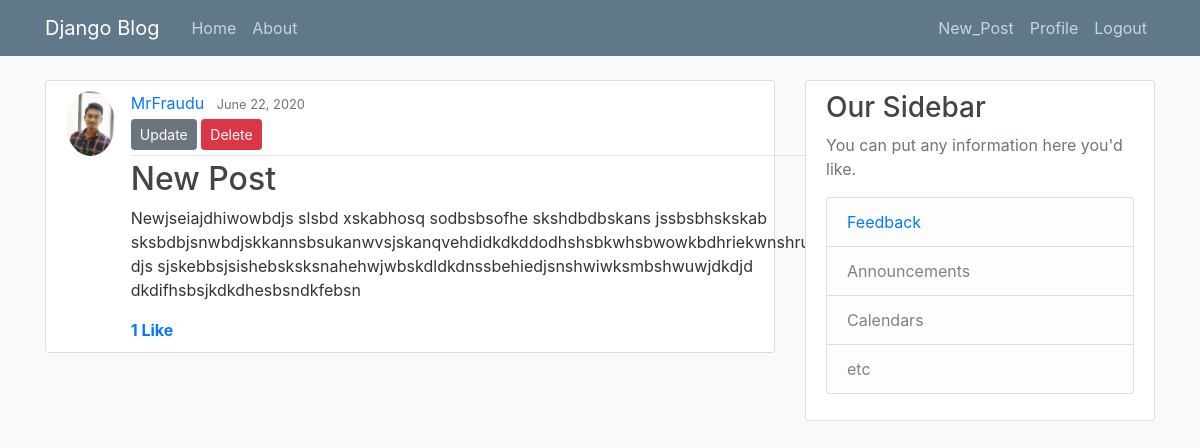
The page /post/44/ (signed in) on the database its author committed.
### blog/models.py (models this page shows, shortened)
class Post(models.Model):
	title = models.CharField(max_length=100)
	content = models.TextField(validators=[MinLengthValidator(200)])
	liked = models.ManyToManyField(User, default=None, blank=True, related_name = 'liked')
	date_posted = models.DateTimeField(default=timezone.now)
	author = models.ForeignKey(User, on_delete=models.CASCADE, related_name = 'author')

### users/models.py (models this page shows, shortened)
class Profile(models.Model):
    user = models.OneToOneField(User, on_delete=models.CASCADE)
    followed = models.ManyToManyField(User, default=None, blank=True, related_name = 'followed')
    bio = models.TextField(default='')
    image = models.ImageField(default='default.jpg', upload_to='profile_pics')

### blog/views.py (the view)
# urls.py: path('post/<int:pk>/', PostDetailView.as_view(), name='post-detail'),
class PostDetailView(LoginRequiredMixin, DetailView):
	model = Post

### blog/templates/blog/post_detail.html (shortened to what this page needs)
{% extends "blog/base.html" %}
{% block content %}
  <article class="media content-section">
    <img class="rounded-circle article-img" src="{{ object.author.profile.image.url }}">
    <div class="media-body">
      <div class="article-metadata">
        <a class="mr-2" href="{% url 'user-posts' object.author.username %}">{{ object.author }}</a>
        <small class="text-muted">{{ object.date_posted|date:"F d, Y" }}</small>
        {% if object.author == user %}
          <div>
            <a class="btn btn-secondary btn-sm mt-1 mb-1" href="{% url 'post-update' object.id %}">Update</a>
            <a class="btn btn-danger btn-sm mt-1 mb-1" href="{% url 'post-delete' object.id %}">Delete</a>
          </div>
        {% endif %}
      </div>
      <h2 class="article-title">{{ object.title }}</h2>
      <p class="article-content">{{ object.content }}</p>
      {% if post.liked.all.count == 0  %}
        <strong> <a href="#">
        {{ post.liked.all.count }} Like
        </a></strong>
      {% elif post.liked.all.count == 1 %}
        <strong> <a href="{% url 'post-detail-likes' post.id%}">
        {{ post.liked.all.count }} Like
        </a></strong>
      {% else %}
        <strong> <a href="{% url 'post-detail-likes' post.id%}">
        {{ post.liked.all.count }} Likes
        </a></strong>
      {% endif %}
    </div>
  </article>
{% endblock content %}

### blog/static/blog/main.css (style rules this page uses)
body { background: #fafafa; color: #333333; margin-top: 5rem; }
h1, h2, h3, h4, h5, h6 { color: #444444; }
.content-section { background: #ffffff; padding: 10px 20px; border: 1px solid #dddddd; border-radius: 3px; margin-bottom: 20px; }
.article-title { color: #444444; }
.article-content { white-space: pre-line; }
.article-img { height: 65px; width: 65px; margin-right: 16px; }
.article-metadata { padding-bottom: 1px; margin-bottom: 4px; border-bottom: 1px solid #e3e3e3 }

### rows shown on the page
Post: author.profile.image (picture), author "MrFraudu", date_posted "June 22, 2020", title "New Post", content "Newjseiajdhiwowbdjs slsbd xskabhosq sodbsbsofhe skshdbdbskans jssbsbhskskab sksbdbjsnwbdjskkannsbsukanwvsjskanqvehdidkdkddodhshsbkwhsbwowkbdhriekwnshruiebsbss djs sjskebbsjsishebsksksnahehwjwbskdldkdnssbehiedjsnshwiwksmbshwuwjdkdjd dkdifhsbsjkdkdhesbsndkfebsn", liked.all.count "1"
